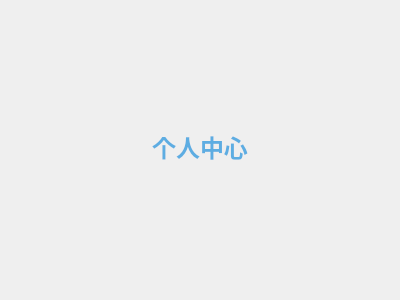
<?xml version="1.0" encoding="UTF-8"?>
<ui version="4.0">
 <class>UserCenterWidget</class>
 <widget class="QWidget" name="UserCenterWidget">
  <property name="geometry">
   <rect>
    <x>0</x>
    <y>0</y>
    <width>400</width>
    <height>300</height>
   </rect>
  </property>
  <layout class="QVBoxLayout" name="verticalLayout">
   <item>
    <widget class="QLabel" name="label_title">
     <property name="styleSheet">
      <string notr="true">font-size: 24px; font-weight: bold; color: #5dade2;</string>
     </property>
     <property name="text">
      <string>个人中心</string>
     </property>
     <property name="alignment">
      <set>Qt::AlignCenter</set>
     </property>
    </widget>
   </item>
   <item>
    <spacer name="verticalSpacer">
     <property name="orientation">
      <set>Qt::Vertical</set>
     </property>
    </spacer>
   </item>
  </layout>
 </widget>
</ui>
